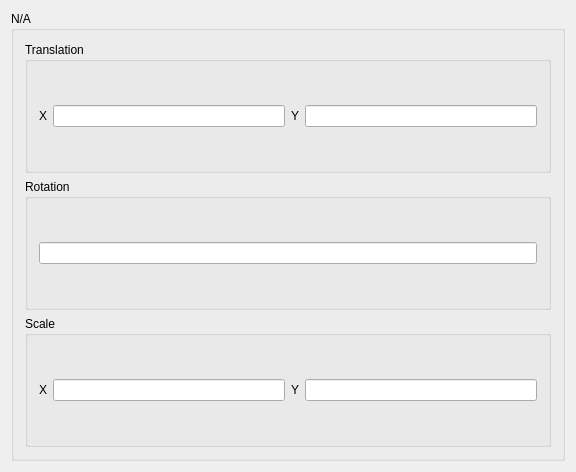
<?xml version="1.0" encoding="UTF-8"?>
<ui version="4.0">
 <class>TransformEditorWidgetClass</class>
 <widget class="QWidget" name="TransformEditorWidgetClass">
  <property name="geometry">
   <rect>
    <x>0</x>
    <y>0</y>
    <width>576</width>
    <height>472</height>
   </rect>
  </property>
  <property name="minimumSize">
   <size>
    <width>150</width>
    <height>0</height>
   </size>
  </property>
  <property name="windowTitle">
   <string>TransformEditorWidget</string>
  </property>
  <layout class="QGridLayout" name="gridLayout">
   <item row="0" column="0">
    <widget class="QGroupBox" name="groupBox">
     <property name="title">
      <string>N/A</string>
     </property>
     <layout class="QVBoxLayout" name="verticalLayout">
      <item>
       <widget class="QGroupBox" name="TranslationBox">
        <property name="title">
         <string>Translation</string>
        </property>
        <layout class="QHBoxLayout" name="horizontalLayout_2">
         <item>
          <widget class="QLabel" name="label">
           <property name="text">
            <string>X</string>
           </property>
          </widget>
         </item>
         <item>
          <widget class="QLineEdit" name="TranslationXEdit"/>
         </item>
         <item>
          <widget class="QLabel" name="label_2">
           <property name="text">
            <string>Y</string>
           </property>
          </widget>
         </item>
         <item>
          <widget class="QLineEdit" name="TranslationYEdit"/>
         </item>
        </layout>
       </widget>
      </item>
      <item>
       <widget class="QGroupBox" name="RotationBox">
        <property name="title">
         <string>Rotation</string>
        </property>
        <layout class="QHBoxLayout" name="horizontalLayout_4">
         <item>
          <widget class="QLineEdit" name="RotationEdit"/>
         </item>
        </layout>
       </widget>
      </item>
      <item>
       <widget class="QGroupBox" name="ScaleBox">
        <property name="title">
         <string>Scale</string>
        </property>
        <layout class="QHBoxLayout" name="horizontalLayout_3">
         <item>
          <widget class="QLabel" name="label_4">
           <property name="text">
            <string>X</string>
           </property>
          </widget>
         </item>
         <item>
          <widget class="QLineEdit" name="ScaleXEdit"/>
         </item>
         <item>
          <widget class="QLabel" name="label_5">
           <property name="text">
            <string>Y</string>
           </property>
          </widget>
         </item>
         <item>
          <widget class="QLineEdit" name="ScaleYEdit"/>
         </item>
        </layout>
       </widget>
      </item>
     </layout>
    </widget>
   </item>
  </layout>
 </widget>
 <layoutdefault spacing="6" margin="11"/>
 <resources/>
 <connections/>
</ui>
